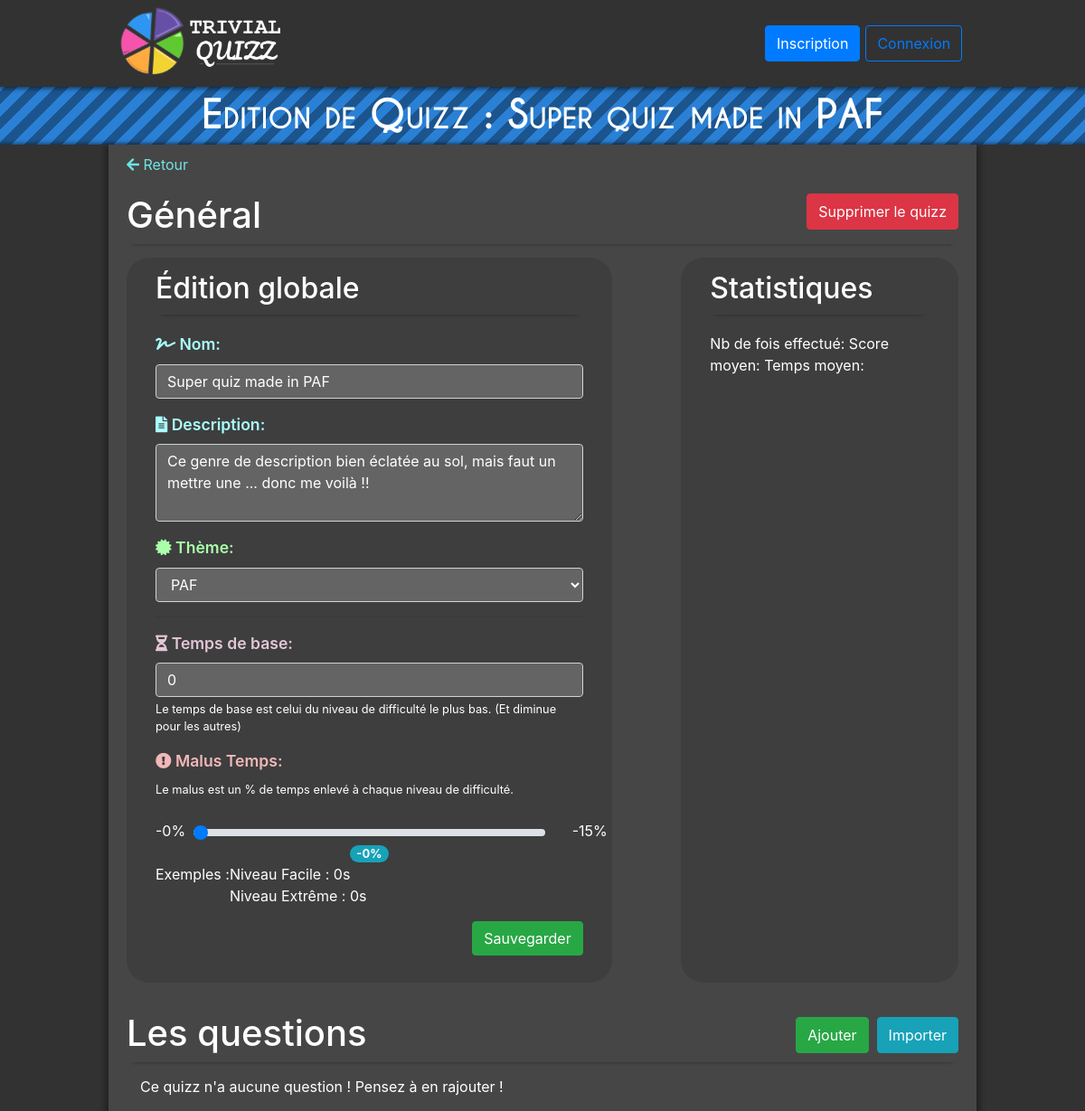
Page /admin/quizz-edit.php?id=1 (signed in) on the committed database.
### tables this page shows
CREATE TABLE quiz
(
  qui_id INTEGER NOT NULL PRIMARY KEY AUTO_INCREMENT,
  qui_nom VARCHAR(50) NOT NULL,
  qui_desc VARCHAR(300) NOT NULL,
  qui_temps INTEGER NOT NULL,
  qui_malus INTEGER NOT NULL,
  th_id INTEGER NOT NULL,
  FOREIGN KEY (th_id) REFERENCES theme(th_id)
);

CREATE TABLE theme
(
  th_id INTEGER NOT NULL PRIMARY KEY AUTO_INCREMENT,
  th_nom VARCHAR(50) NOT NULL,
  th_couleur VARCHAR(7) NOT NULL,
  th_description VARCHAR(500),
  th_is_principal BIT(1)
);

### include/functions.php (called while the page is built, shortened)
<?php
  function tryQueryBDD($bdd, $sql)
  {
    try {
      $request = $bdd -> query($sql);
      $result = $request -> fetchAll();
      if(empty($result)) {
        return null;
      }
      else {
        return $result;
      }
    } catch (\Exception $e) {
      return null;
    }
  }
  function loadQuizzFromSQLResult($result)
  {
    $_QUIZZ["id"] = $result["qui_id"];
    $_QUIZZ["nom"] = $result["qui_nom"];
    $_QUIZZ["desc"] = $result["qui_desc"];
    $_QUIZZ["temps"] = $result["qui_temps"];
    $_QUIZZ["malus"] = $result["qui_malus"];
    $_QUIZZ["id_theme"] = $result["th_id"];
    return $_QUIZZ;
  }
  function loadThemeFromSQLResult($result)
  {
    $_THEME["id"] = $result["th_id"];
    $_THEME["nom"] = $result["th_nom"];
    $_THEME["desc"] = $result["th_description"];
    $_THEME["couleur"] = $result["th_couleur"];
    $_THEME["is_Principal"] = $result["th_is_principal"];
    return $_THEME;
  }
  function tabFormat($data, $fonction){
    for($i = 0; $i<count($data); $i++)
    {
      $temp = $fonction($data[$i]);
      $id = $temp["id"];
      $_DATA["$id"] = $temp;
    }
    return $_DATA;
  }
  function tryLoadQuizz($bdd, $idQuizz)
  {
    $data = tryQueryBDD($bdd, "SELECT * FROM quiz WHERE qui_id = $idQuizz");
    return loadQuizzFromSQLResult($data[0]);
  }
  function tryLoadTheme($bdd, $idTheme)
  {
    $data = tryQueryBDD($bdd, "SELECT * FROM theme WHERE th_id = $idTheme");
    return loadThemeFromSQLResult($data[0]);
  }
        function getAllThemesInfos($bdd)
        {
          $data = tryQueryBDD($bdd, "SELECT * FROM theme");
          return tabFormat($data, "loadThemeFromSQLResult");
        }
?>

### admin/quizz-edit.php (the view, shortened to what this page needs)
<?php
  require_once "../include/liaisonbdd.php";
  require_once "../include/functions.php";
  $_QUIZZ = tryLoadQuizz($bdd, $_GET["id"]);
  $_THEME = tryLoadTheme($bdd, $_QUIZZ["id_theme"]);
  $_QUESTIONS = tryLoadQuizzQuestion($bdd, $_QUIZZ["id"]);
?>
<!doctype html>
<html lang="fr">
<head>
  <link rel="stylesheet" href="../css/modal.css" />
  <link rel="stylesheet" href="../css/jumbotron-custom.css" />
</head>
<body>
  <?php require_once "../include/navbar.php"?>
  <div id="titreGeneral" class="bandeau-principal fond-bleu">
    Edition de Quizz : <?= $_QUIZZ["nom"] ?>
  </div>
  <div class="cadre-global">
    <div class="cadre-central">
      <a class="blue-text" href="quizz.php">
        <i class="fas fa-arrow-left" style="height: 2.5em;"></i>
        Retour
      <a/>
      <div class="titre1 titre-shadow">
        <div>
          <h1>Général</h1>
        </div>
        <button id="boutonSuppression" type="button" class="btn btn-danger" style="height: 2.5em;">Supprimer le quizz</button>
      </div>
      <article class="container">
        <div class="row " style="justify-content: space-between;">
          <div class="jumbotron jumbotron-vert col-lg-7">
            <div class="titre-shadow">
              <h3 class="titre3">Édition globale</h3>
            </div>
            <form id="editGeneral" method="POST">
              <div class="form-group">
                <label for="editGeneral_Nom" class="main-label form-label" style="color: #AAFFFF !important">
                  <i class="fas fa-signature"></i>
                  Nom:
                </label>
                <input id="editGeneral_Nom" type="text" class="input-dark form-control" maxlength="50" name="nom" placeholder="Entrez le nom de la Question !" value="<?= $_QUIZZ["nom"] ?>" autocomplete="off" required/>
              </div>
              <div class="form-group">
                <label for="editGeneral_Desc" class="main-label form-label" style="color: #AAFFFF !important">
                  <i class="fas fa-file-alt"></i>
                  Description:
                </label>
                <textarea id="editGeneral_Desc" type="text" class="input-dark form-control" maxlength="300" name="desc" rows="3" placeholder="Entrez le nom de la Question !" required><?= $_QUIZZ["desc"] ?></textarea>
              </div>
              <div class="form-group">
                <label for="editGeneral_Theme" name="id_theme" class="main-label form-label" style="color: #AAFFAA !important">
                  <i class="fas fa-certificate"></i>
                  Thème:
                </label>
                <select class="input-dark form-control" id="editGeneral_Theme" name="id_theme">
                  <optgroup label="Thèmes Principaux">
                  <?php
                  $_THEMES = getAllThemesInfos($bdd);
                  foreach ($_THEMES as $_THEME)
                  {
                  ?>
                  <option value="<?= $_THEME["id"] ?>" <?php if($_THEME["id"] == $_QUIZZ["id_theme"]) {echo"selected"; }?>><?= $_THEME["nom"] ?></option>
                  <?php
                    if($_THEME["id"] == 6 && count($_THEMES) > 6){
                      echo "</optgroup><optgroup label='Thèmes personnalisés'>";
                    }
                  }
                  ?>
                  </optgroup>
                </select>
              </div>
              <hr/>
              <div class="form-group">
                <label for="editGeneral_Nom" class="main-label form-label" style="color: #E3C6D5 !important">
                  <i class="fas fa-hourglass-half"></i>
                  Temps de base:
                </label>
                <input id="editGeneral_Temps" type="number" class="input-dark form-control" min="60" name="temps" placeholder="Entrez le temps de base (en seconde)."
                value="<?= $_QUIZZ["temps"] ?>" oninput="temps_changed();" autocomplete="off" required/>
                <small class="form-text text-muted" style="color: white !important;">
                  Le temps de base est celui du niveau de difficulté le plus bas. (Et diminue pour les autres)
                </small>
              </div>
              <div class="form-group">
                <label for="editGeneral_Malus" class="main-label form-label" style="width: 100%; color: #F1B8B8 !important">
                  <i class="fas fa-exclamation-circle"></i>
                  Malus Temps:
                </label>
                <small class="form-text text-muted" style="color: white !important;">
                  Le malus est un % de temps enlevé à chaque niveau de difficulté.
                </small>
                <br/>
                <div class="row reduced-row">
                  <div class="col-sm-1">-0%</div>
                  <div class="col-sm-10 text-center">
                    <input id="editGeneral_Malus" name="malus" type="range" class="custom-range"
                    value="<?= $_QUIZZ["malus"] ?>" min="0" max="15" step="1" oninput="temps_changed();">
                  </div>
                  <div class="col-sm-1">-15%</div>
                </div>
                <div class="text-center">
                  <span class="badge badge-pill badge-info">
                    <span id="amountMalus" style="font-size:13px;">
                      -<?= $_QUIZZ["malus"] ?>%
                    </span>
                  </span>
                </div>
                <label>Exemples :</label>
                <div>
                  <div>
                    Niveau Facile :
                    <span id="tempsFacile">
                      <?= $_QUIZZ["temps"] ?>s
                    </span>
                  </div>
                  <div>
                    Niveau Extrême :
                    <span id="tempsDifficile">
                      <?= (int) ( $_QUIZZ["temps"] * (1 - $_QUIZZ["malus"]/100) )?>s
                    </span>
                  </div>
                </div>
              </div>
              <input id="formGeneral_Button"  class="btn btn-success float-right" value="Sauvegarder" type="submit" />
            </form>
          </div>
          <div class="jumbotron jumbotron-vert col-lg-4" >
            <h3 class="titre3 titre-shadow">Statistiques</h3>
            <div>
              Nb de fois effectué:
              Score moyen:
              Temps moyen:
            </div>
          </div>
      </article>
      <div class="titre1 titre-shadow">
        <h1 >Les questions</h1>
        <div >
          <button id="boutonAjouterQuestion" type="button" class="btn btn-success button-open-modal" data-toggle="modal" data-target="#modalCreationQuestion">
            Ajouter
          </button>
          <button id="boutonImporterQuestion" type="button" class="btn btn-info button-open-modal" data-toggle="modal" data-target="#modalImportationQuestion">
            Importer
          </button>
        </div>
      </div>
      <article class="container">
        <div class="containerQuestions" id="containerQuestions">
          <?php
            if (empty($_QUESTIONS) || $_QUESTIONS == null )
            {
              echo "Ce quizz n'a aucune question ! Pensez à en rajouter !";
            }
          ?>
        </div>
      </div>
    </div>
  <?php require_once "modals/question-create.php"?>
</body>
</html>

### css/jumbotron-custom.css (style rules this page uses)
.jumbotron-vert { padding-top: 15px !important; padding-bottom: 30px !important; border-radius: 25px !important; }
.jumbotron { background-color: rgb(62,62,62) !important; color: white !important; }

### css/style-base.css (style rules this page uses)
:root { --navbar-height: 95px; }
.input-dark { background-color: rgb(100,100,100) !important; color: white !important; }
.input-dark::placeholder { color: rgb(210,210,210) !important; opacity: 1 !important; }
.bandeau-principal { height: 65px; text-align: center; justify-content: center; align-items: center; font-size: 2.7rem; font-variant: small-caps; font-family: "CaviarDreams"; font-weight: bold; }
.fond-bleu { color: white; background: repeating-linear-gradient(-45deg, #1C558E, 10px, #2A80D5 10px, #2A80D5 20px); }
html { margin-top: var(--navbar-height); }
.cadre-global { box-shadow: 0px 0px 5px 1px rgba(0, 0, 0, .55); display: flex; width: auto; justify-content: center; background-color: rgb(50,50,50); min-height: calc(100vh - 1.7*var(--navbar-height)); }
body { background-color: rgb(50,50,50) !important; overflow-x: hidden; width: 100vw; }
.cadre-central { box-shadow: 2px 5px 6px 3px rgba(0, 0, 0, .2), -2px 5px 6px 3px rgba(0, 0, 0, .2); width: 70%; height: 100%; padding: 10px 20px 15px 20px; background-color: rgb(70,70,70); color: white; min-height: calc(100vh - 1.7*var(--navbar-height)); }
.titre1, .titre2 { display: flex; flex-flow: row nowrap; justify-content: space-between; }
.titre1 { font-size: 2.5rem; box-shadow: 0px 7px 4px -7px rgba(0,0,0,.4); margin-bottom: 15px; }
.titre3 { font-size: 2em; padding-bottom: 10px; margin-bottom: 20px !important; }
.titre-shadow { box-shadow: 0px 7px 4px -7px rgba(0,0,0,.4); }
.button-open-modal { height: 2.5em; }
label { display: block; float: left; }
label.main-label { font-size: 1.1rem; font-weight: 600 !important; color: #FFD5AA !important; }
.blue-text { color: #71E3E3 !important; }
a { text-decoration: none !important; }
.containerQuestions { display: flex; flex-flow: row; flex-wrap: wrap; }
@media (min-width: 768px) and (max-width: 1200px) { .navbar-center, .cadre-central { width: 80% !important; } }
@media (min-width: 768px) and (max-width: 1200px) { .titre1 { font-size: 2rem; } }

### rows in the picture
quiz: qui_nom "Super quiz made in PAF", nom "Super quiz made in PAF", desc "Ce genre de description bien éclatée au sol, mais faut un mettre une ... donc me voilà !!", id_theme "PAF"

### other values in the picture
$_QUIZZ["malus"] "0"
$_QUIZZ["temps"] "0"
$_QUIZZ["temps"] * (1 - $_QUIZZ["malus"]/100) "0"
